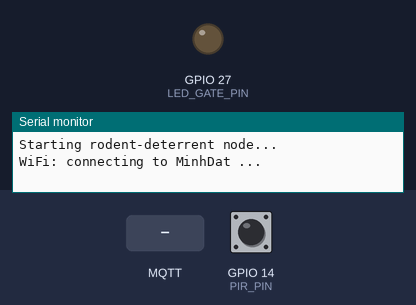
The program below on a simulated ESP32. On the bench: output pins drawn as LEDs (lit = HIGH), the last lines printed to the serial monitor. The test bench sets the inputs (shaded band); at power-on: GPIO 14 (PIR_PIN) HIGH. WiFi joins after 1.5 s; servers stay silent unless stated; I2S audio is not simulated (input reads silence); random numbers use the default seed unless the program sets one; no MQTT or app messages arrive unless stated.

Above: at 1.3 s.
1.4 s: GPIO 14 (PIR_PIN) pulsed LOW 2 times (0.12 s each, 0.3 s apart)
At 1.9 s:
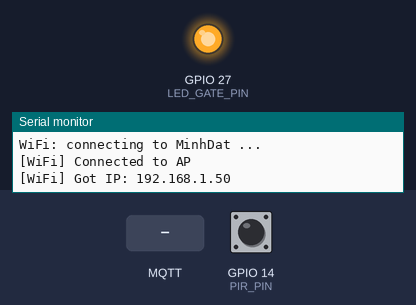
5.0 s: MQTT message "led_on" arrives on the first subscribed topic
Timing chart, 0 to 8.0 s (numbered marks = the images above; inputs shaded):
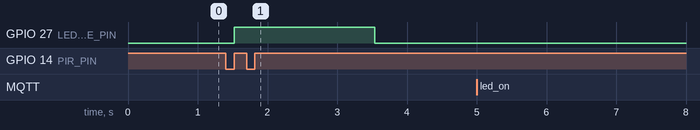

Measured:
- after the input at 1.4 s, GPIO 27 (LED_GATE_PIN): LOW → HIGH after 0.13 s, → LOW 2.0 s later

The program:

main.cpp
```cpp
#include <Arduino.h>
#include "config.h"
#include "secrets.h"
#include "wifi/wifi.h"
#include "mqtt/mqtt_client.h"
#include "sensors/sensors.h"
#include "actuators/actuators.h"
//#include "ota/ota.h"

unsigned long last_wifi_check = 0;
unsigned long wifi_retry_interval = 5000;   // 5 giây

void setup() {
  Serial.begin(115200);
  delay(100);
  Serial.println("Starting rodent-deterrent node...");
  sensors_init();
  actuator_init();
  wifi_init();
  mqtt_init();
  //ota_init();
}

void loop() {
  if (!wifi_connected()) {
    unsigned long now = millis();
    // Check mỗi 5 giây
    if (now - last_wifi_check > wifi_retry_interval) {
      Serial.println("[WiFi] Not connected. Retrying...");
      wifi_reconnect();           // Hàm bạn sẽ tạo trong wifi.cpp
      last_wifi_check = now;
    }
  } else {
    mqtt_loop();

#if ENABLE_FAKE_PUBLISH
    static unsigned long lastFakePublish = 0;
    unsigned long now = millis();
    if (now - lastFakePublish > FAKE_PUBLISH_INTERVAL_MS) {
      if (mqtt_connected()) {
        mqtt_publish_fake_packet();
      }
      lastFakePublish = now;
    }
#endif
  }
  sensors_loop();
  actuator_loop();
  //ArduinoOTA.handle();
  delay(10);
}
```

actuators.cpp
```cpp
#include "actuators.h"
#include "../config.h"
#include "../mqtt/mqtt_client.h"

static bool led_state = false;
static bool buzzer_state = false;
static unsigned long led_until = 0;
static unsigned long buzzer_until = 0;

void actuator_init() {
  pinMode(LED_GATE_PIN, OUTPUT);
  digitalWrite(LED_GATE_PIN, LOW);
}

void actuator_led_set(bool on, uint32_t duration_ms) {
  led_state = on;
  digitalWrite(LED_GATE_PIN, on ? HIGH : LOW);
  if (duration_ms > 0) {
    led_until = millis() + duration_ms;
  } else {
    led_until = 0;
  }
  mqtt_publish_telemetry(String("{\"actuator\":\"led\",\"state\":") + (on ? "1":"0") + "}");
}

void actuator_buzzer_set(bool on, uint32_t duration_ms) {
  buzzer_state = on;
  if (duration_ms > 0) {
    buzzer_until = millis() + duration_ms;
  } else buzzer_until = 0;
  mqtt_publish_telemetry(String("{\"actuator\":\"buzzer\",\"state\":") + (on ? "1":"0") + "}");
}

void actuator_activate_for_motion() {
  // short flash + beep
  actuator_led_set(true, 2000);
  actuator_buzzer_set(true, 1000);
}

void actuator_activate_for_sound() {
  // different pattern
  actuator_led_set(true, 3000);
  actuator_buzzer_set(true, 1500);
}

void actuator_loop() {
  unsigned long now = millis();
  if (led_until && now > led_until) {
    led_until = 0;
    actuator_led_set(false, 0);
  }
  if (buzzer_until && now > buzzer_until) {
    buzzer_until = 0;
    actuator_buzzer_set(false, 0);
  }
}
```

actuators.h
```cpp
#pragma once
#include <Arduino.h>

void actuator_init();
void actuator_loop();

void actuator_led_set(bool on, uint32_t duration_ms = 0);
void actuator_buzzer_set(bool on, uint32_t duration_ms = 0);

// helper used by sensors to quickly trigger deterrent
void actuator_activate_for_motion();
void actuator_activate_for_sound();
```

certificate.h
```cpp
#pragma once
const char* EMQX_CA_CERTIFICATE = R"EOF(
-----BEGIN CERTIFICATE-----
MIIDjjCCAnagAwIBAgIQAzrx5qcRqaC7KGSxHQn65TANBgkqhkiG9w0BAQsFADBh
MQswCQYDVQQGEwJVUzEVMBMGA1UEChMMRGlnaUNlcnQgSW5jMRkwFwYDVQQLExB3
d3cuZGlnaWNlcnQuY29tMSAwHgYDVQQDExdEaWdpQ2VydCBHbG9iYWwgUm9vdCBH
MjAeFw0xMzA4MDExMjAwMDBaFw0zODAxMTUxMjAwMDBaMGExCzAJBgNVBAYTAlVT
MRUwEwYDVQQKEwxEaWdpQ2VydCBJbmMxGTAXBgNVBAsTEHd3dy5kaWdpY2VydC5j
b20xIDAeBgNVBAMTF0RpZ2lDZXJ0IEdsb2JhbCBSb290IEcyMIIBIjANBgkqhkiG
9w0BAQEFAAOCAQ8AMIIBCgKCAQEAuzfNNNx7a8myaJCtSnX/RrohCgiN9RlUyfuI
2/Ou8jqJkTx65qsGGmvPrC3oXgkkRLpimn7Wo6h+4FR1IAWsULecYxpsMNzaHxmx
1x7e/dfgy5SDN67sH0NO3Xss0r0upS/kqbitOtSZpLYl6ZtrAGCSYP9PIUkY92eQ
q2EGnI/yuum06ZIya7XzV+hdG82MHauVBJVJ8zUtluNJbd134/tJS7SsVQepj5Wz
tCO7TG1F8PapspUwtP1MVYwnSlcUfIKdzXOS0xZKBgyMUNGPHgm+F6HmIcr9g+UQ
vIOlCsRnKPZzFBQ9RnbDhxSJITRNrw9FDKZJobq7nMWxM4MphQIDAQABo0IwQDAP
BgNVHRMBAf8EBTADAQH/MA4GA1UdDwEB/wQEAwIBhjAdBgNVHQ4EFgQUTiJUIBiV
5uNu5g/6+rkS7QYXjzkwDQYJKoZIhvcNAQELBQADggEBAGBnKJRvDkhj6zHd6mcY
1Yl9PMWLSn/pvtsrF9+wX3N3KjITOYFnQoQj8kVnNeyIv/iPsGEMNKSuIEyExtv4
NeF22d+mQrvHRAiGfzZ0JFrabA0UWTW98kndth/Jsw1HKj2ZL7tcu7XUIOGZX1NG
Fdtom/DzMNU+MeKNhJ7jitralj41E6Vf8PlwUHBHQRFXGU7Aj64GxJUTFy8bJZ91
8rGOmaFvE7FBcf6IKshPECBV1/MUReXgRPTqh5Uykw7+U0b6LJ3/iyK5S9kJRaTe
pLiaWN0bfVKfjllDiIGknibVb63dDcY3fe0Dkhvld1927jyNxF1WW6LZZm6zNTfl
MrY=
-----END CERTIFICATE-----
)EOF";
```

mqtt_client.cpp
```cpp
#include "mqtt_client.h"
#include "../secrets.h"
#include "../config.h"
#include "../certificate.h"
#include <WiFiClientSecure.h>
#include <PubSubClient.h>

static WiFiClientSecure espClientSecure;
static PubSubClient client(espClientSecure);

static void handleCommand(char* topic, byte* payload, unsigned int length);

void mqtt_init() {
  espClientSecure.setCACert(EMQX_CA_CERTIFICATE);
  client.setServer(MQTT_BROKER, MQTT_PORT);
  client.setCallback(handleCommand);
}

bool mqtt_connected() {
  return client.connected();
}

static void mqtt_reconnect_if_needed() {
  if (client.connected()) return;
  static unsigned long lastAttempt = 0;
  if (millis() - lastAttempt < 5000) return;
  lastAttempt = millis();
  Serial.println("MQTT: connecting...");
  String clientId = String(DEVICE_ID) + "-" + String(random(0xffff), HEX);
  // if (client.connect(clientId.c_str(), MQTT_USER, MQTT_PASSWORD)) {
  //   Serial.println("MQTT: connected");
  //   client.subscribe(MQTT_CMD_TOPIC);
  //   // send initial status
  //   mqtt_send_status("online");
  // } else {
  //   Serial.printf("MQTT: failed rc=%d\n", client.state());
  // }

  String willPayload = "{\"device\":\"" DEVICE_ID "\",\"status\":\"offline\"}";
  bool ok = client.connect(
      clientId.c_str(),
      MQTT_USER,
      MQTT_PASSWORD,
      MQTT_STATUS_TOPIC,
      1,
      true,
      willPayload.c_str()
  );

  if (ok) {
    Serial.println("MQTT: connected");

    // Subscribe to command topic from config.h
    client.subscribe(MQTT_CMD_TOPIC, 1);
    // Send initial status
    mqtt_send_status("online");
  } else {
    Serial.printf("MQTT: failed rc=%d\n", client.state());
  }
}

void mqtt_loop() {
  mqtt_reconnect_if_needed();
  if (client.connected()) {
    client.loop();
  }
}

void mqtt_publish_telemetry(const String &payload) {
  if (client.connected()) {
    client.publish(MQTT_TELEMETRY_TOPIC, payload.c_str());
  }
}

void mqtt_send_status(const String &status) {
  if (client.connected()) {
    String m = "{\"device\":\"" DEVICE_ID "\",\"status\":\"" + status + "\"}";
    client.publish(MQTT_STATUS_TOPIC, m.c_str(), true); // retained
  }
}

// Testing: publish a fake telemetry packet to the telemetry topic
void mqtt_publish_fake_packet() {
  if (!client.connected()) return;
  // Create a simple fake telemetry JSON payload
  String payload = "{\"device\":\"" DEVICE_ID "\",\"ts\":" + String(millis()) + ",\"type\":\"telemetry\",\"battery\":92,\"motion\":false,\"sound_level\":" + String(random(10,100)) + "}";
  client.publish(MQTT_TELEMETRY_TOPIC, payload.c_str());
  Serial.printf("MQTT: sent fake packet: %s\n", payload.c_str());
}

/* Command payloads (JSON) e.g.
{
  "cmd": "led_on",
  "duration_ms": 5000
}
*/
#include <ArduinoJson.h>
void handleCommand(char* topic, byte* payload, unsigned int length) {
  Serial.printf("MQTT: got msg on %s\n", topic);
  JsonDocument doc;
  DeserializationError err = deserializeJson(doc, payload, length);
  if (err) {
    Serial.println("MQTT: invalid json");
    return;
  }
  const char *cmd = doc["cmd"];
  if (!cmd) return;
  String s = String(cmd);
  if (s == "led_on") {
    int dur = doc["duration_ms"] | 0;
    // publish event to actuator (use external function via extern)
    extern void actuator_led_set(bool on, uint32_t duration_ms);
    actuator_led_set(true, dur);
  } else if (s == "led_off") {
    extern void actuator_led_set(bool on, uint32_t duration_ms);
    actuator_led_set(false, 0);
  } else if (s == "siren_on") {
    int dur = doc["duration_ms"] | 0;
    extern void actuator_buzzer_set(bool on, uint32_t duration_ms);
    actuator_buzzer_set(true, dur);
  } else if (s == "siren_off") {
    extern void actuator_buzzer_set(bool on, uint32_t duration_ms);
    actuator_buzzer_set(false, 0);
  } else if (s == "get_status") {
    mqtt_send_status("online");
  } else if (s == String("set_sound_threshold")) {
    int thr = doc["value"] | DEFAULT_SOUND_THRESHOLD;
    extern void sensors_set_sound_threshold(int v);
    sensors_set_sound_threshold(thr);
    mqtt_send_status(String("sound_thr_set:") + String(thr));
  }
}
```

mqtt_client.h
```cpp
#pragma once
#include <Arduino.h>

void mqtt_init();
void mqtt_loop();
bool mqtt_connected();
void mqtt_publish_telemetry(const String &payload);
void mqtt_send_status(const String &status);

// Testing helper: publish a fake telemetry packet
void mqtt_publish_fake_packet();
```

secrets.h
```cpp
// File này chứa các dữ liệu về thông tin bảo mật
//  - Tài khoản và Mật khẩu Wifi
//  - IP MQTT

#pragma once

#define WIFI_SSID     "MinhDat"
#define WIFI_PASSWORD "1461040148"

// Sử dụng MQTT Cloud để nhận thông tin dịch vụ
#define MQTT_BROKER   "v107ddd8.ala.asia-southeast1.emqxsl.com" // hoặc IP
#define MQTT_PORT     8883
#define MQTT_USER     "himlam54"
#define MQTT_PASSWORD "dang12345678912"
```

sensors.cpp
```cpp
#include "sensors.h"
#include "../config.h"
#include "../mqtt/mqtt_client.h"
#include <driver/i2s.h>

static volatile bool motion_flag = false;
static unsigned long last_motion_ms = 0;
static int sound_threshold = DEFAULT_SOUND_THRESHOLD;
static unsigned long last_sound_publish = 0;

static void IRAM_ATTR pir_isr() {
  unsigned long now = millis();
  if (now - last_motion_ms < MOTION_DEBOUNCE_MS) return;
  last_motion_ms = now;
  motion_flag = true;
}

// Simple I2S config for INMP441
static const i2s_port_t I2S_PORT = I2S_NUM_0;
static void i2s_init_for_inmp441() {
  i2s_config_t i2s_config = {
    .mode = i2s_mode_t(I2S_MODE_MASTER | I2S_MODE_RX),
    .sample_rate = 16000,
    .bits_per_sample = I2S_BITS_PER_SAMPLE_32BIT,
    .channel_format = I2S_CHANNEL_FMT_ONLY_LEFT,
    .communication_format = i2s_comm_format_t(I2S_COMM_FORMAT_STAND_I2S),
    .intr_alloc_flags = ESP_INTR_FLAG_LEVEL1,
    .dma_buf_count = 4,
    .dma_buf_len = 256,
    .use_apll = false,
    .tx_desc_auto_clear = false,
    .fixed_mclk = 0
  };
  i2s_pin_config_t pin_config = {
    .bck_io_num = I2S_SCK_PIN,
    .ws_io_num = I2S_WS_PIN,
    .data_out_num = I2S_PIN_NO_CHANGE,
    .data_in_num = I2S_SD_PIN
  };
  i2s_driver_install(I2S_PORT, &i2s_config, 0, NULL);
  i2s_set_pin(I2S_PORT, &pin_config);
  i2s_zero_dma_buffer(I2S_PORT);
}

void sensors_init() {
  pinMode(PIR_PIN, INPUT);
  attachInterrupt(digitalPinToInterrupt(PIR_PIN), pir_isr, RISING);
  i2s_init_for_inmp441();
  last_sound_publish = millis();
}

int sensors_get_sound_level() {
  // read small buffer from I2S and compute RMS
  const int buf_samples = 256;
  uint8_t i2s_read_buf[buf_samples * 4];
  size_t bytes_read = 0;
  i2s_read(I2S_PORT, i2s_read_buf, sizeof(i2s_read_buf), &bytes_read, 10 / portTICK_PERIOD_MS);
  if (bytes_read == 0) return 0;
  // each sample 32-bit, left-aligned signed 24-bit typically
  int32_t *samples = (int32_t*)i2s_read_buf;
  int sample_count = bytes_read / 4;
  if(sample_count <= 0) return 0;
  double sumsq = 0;
  for (int i = 0; i < sample_count; ++i) {
    int32_t s = samples[i] >> 8; // shift to 24->16 bits
    sumsq += (double)s * (double)s;
  }
  double rms = sqrt(sumsq / sample_count);
  return (int)rms;
}

void sensors_set_sound_threshold(int v) {
  sound_threshold = v;
}

void sensors_loop() {
  // motion detection
  if (motion_flag) {
    motion_flag = false;
    // publish motion event
    String msg = "{\"event\":\"motion\",\"ts\":" + String(millis()) + "}";
    mqtt_publish_telemetry(msg);
    // optionally auto-activate deterrent
    extern void actuator_activate_for_motion();
    actuator_activate_for_motion();
  }

  // sound detection and periodic publish
  if (millis() - last_sound_publish > SOUND_PUBLISH_INTERVAL_MS) {
    int level = sensors_get_sound_level();
    String msg = String("{\"sound_level\":") + String(level) + ",\"ts\":" + String(millis()) + "}";
    mqtt_publish_telemetry(msg);
    last_sound_publish = millis();
    // if above threshold -> action
    if (level > sound_threshold) {
      String alert = "{\"event\":\"sound_detected\",\"level\":" + String(level) + ",\"ts\":" + String(millis()) + "}";
      mqtt_publish_telemetry(alert);
      extern void actuator_activate_for_sound();
      actuator_activate_for_sound();
    }
  }
}
```

sensors.h
```cpp
#pragma once
#include <Arduino.h>

void sensors_init();
void sensors_loop();
int sensors_get_sound_level(); // trả về RMS hoặc độ mạnh âm
void sensors_set_sound_threshold(int v);
```

wifi.cpp
```cpp
#include "wifi.h"
#include "../secrets.h"
#include <WiFi.h>

static void wifiEvent(WiFiEvent_t event) {
  // có thể logging thêm
  switch (event) {
        case SYSTEM_EVENT_STA_CONNECTED:
            Serial.println("[WiFi] Connected to AP");
            break;

        case SYSTEM_EVENT_STA_GOT_IP:
            Serial.print("[WiFi] Got IP: ");
            Serial.println(WiFi.localIP());
            break;

        case SYSTEM_EVENT_STA_DISCONNECTED:
            Serial.println("[WiFi] Disconnected. Reconnecting...");
            WiFi.reconnect();
            break;

        default:
            break;
    }
}

void wifi_init() {
  WiFi.disconnect(true);
  WiFi.mode(WIFI_STA);
  WiFi.onEvent(wifiEvent);
  Serial.printf("WiFi: connecting to %s ...\n", WIFI_SSID);
  WiFi.begin(WIFI_SSID, WIFI_PASSWORD);
}

bool wifi_connected() {
  return WiFi.status() == WL_CONNECTED;
}

void wifi_reconnect() {
    if (WiFi.status() != WL_CONNECTED) {
        WiFi.disconnect();
        WiFi.begin(WIFI_SSID, WIFI_PASSWORD);
    }
}
```

wifi.h
```cpp
#pragma once
#include <Arduino.h>

void wifi_init();
bool wifi_connected();
void wifi_reconnect();
```

config.h
```cpp
// File này setup các thông số cho thiết bị bao gồm:
//  - Pin Mapping
//  - Thresholds vs Timming
//  - MQTT Topics

#pragma once

// pin mapping
#define I2S_SCK_PIN   26   // Bit Clock
#define I2S_WS_PIN    25   // Word Select (L/R)
#define I2S_SD_PIN    32   // Serial Data (DOUT)

#define PIR_PIN       14   // AM312 output pin (digital)
#define LED_GATE_PIN  27   // MOSFET gate to drive 5V LED strip

#define DEVICE_ID     "esp32_node_01"

// thresholds and timings
#define SOUND_PUBLISH_INTERVAL_MS 2000
#define MOTION_DEBOUNCE_MS 700
#define SOUND_RMS_WINDOW_MS 200
#define DEFAULT_SOUND_THRESHOLD 1000

// MQTT topics
#define MQTT_BASE_TOPIC         "iot/rodent/" DEVICE_ID
#define MQTT_TELEMETRY_TOPIC    MQTT_BASE_TOPIC "/telemetry"
#define MQTT_CMD_TOPIC          MQTT_BASE_TOPIC "/cmd"
#define MQTT_STATUS_TOPIC       MQTT_BASE_TOPIC "/status"

// Testing: enable periodic fake telemetry publish (set to 0 to disable)
#define ENABLE_FAKE_PUBLISH 0
#define FAKE_PUBLISH_INTERVAL_MS 10000  // 10 seconds
```
